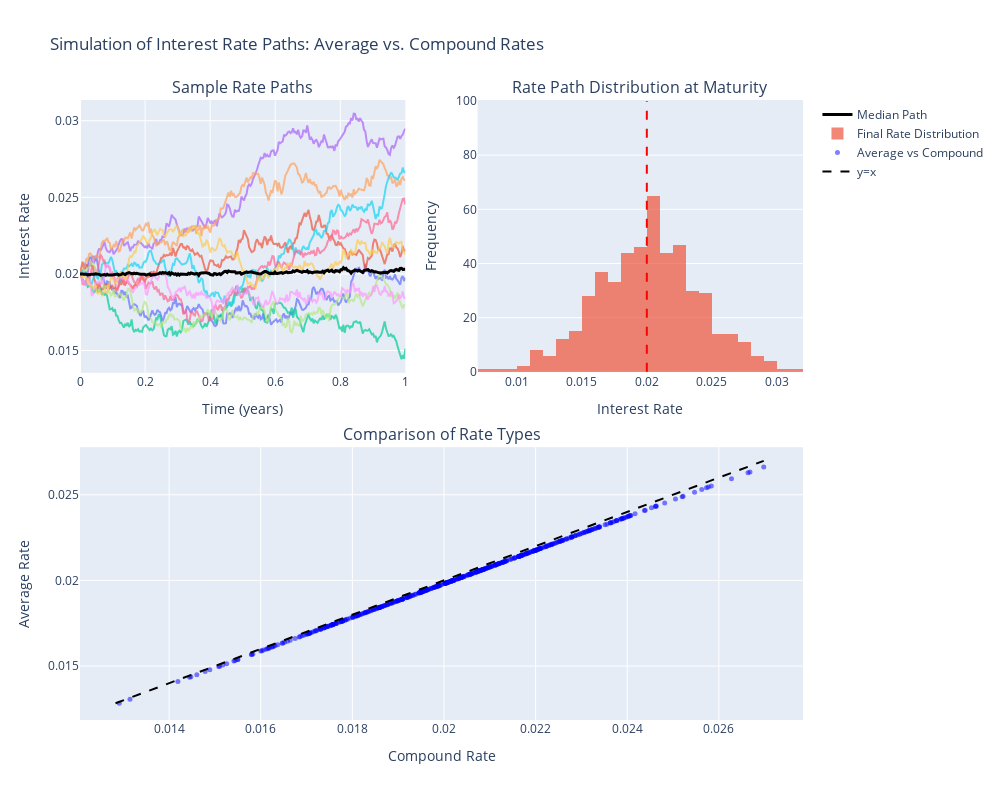

Here is the notebook cell this chart was saved with:
### Markdown cell above
### 1.7 Demonstration of Average Rate vs Compound Rate Path Behavior

To better understand the difference between average rates and compound rates, let's simulate some rate paths and visualize how they evolve over time. This will help demonstrate why there's a basis between the two rate types and why convexity effects appear in the pricing of average rate products.

### Code cell
# Simulation of rate paths to demonstrate average vs compound rate behavior
import numpy as np
import pandas as pd
import matplotlib.pyplot as plt
import plotly.graph_objects as go
from plotly.subplots import make_subplots

# Simulation parameters
num_paths = 500  # Number of paths to simulate
num_steps = 252   # Number of steps per year (daily observations)
sigma = 0.004    # Annual volatility
T = 1.0          # Time horizon in years
dt = T / num_steps  # Time step
rate_0 = 0.02    # Initial short rate
tau = 1/252      # Day count fraction

# Initialize arrays
rates = np.zeros((num_paths, num_steps + 1))
rates[:, 0] = rate_0  # Set initial rate

# Generate random paths using Bachelier model (Brownian motion)
np.random.seed(42)  # For reproducibility
for i in range(num_paths):
    for j in range(1, num_steps + 1):
        # Simple Bachelier model: dr_t = sigma * dW_t
        rates[i, j] = rates[i, j-1] + sigma * np.sqrt(dt) * np.random.normal()

# Time points
time_points = np.linspace(0, T, num_steps + 1)

# Calculate compound and average rates for each path over the period
compound_rates = np.zeros(num_paths)
average_rates = np.zeros(num_paths)

for i in range(num_paths):
    # Arithmetic average rate
    average_rates[i] = np.mean(rates[i, 1:])  # Average of daily rates (excluding initial rate)
    
    # Compound rate calculation
    # Converting to (1 + r_i * tau) compounding
    compound_factor = np.prod(1 + rates[i, 1:] * tau)
    compound_rates[i] = (compound_factor - 1) / T  # Annualized

# Create plots comparing the rate distributions
fig = make_subplots(
    rows=2, cols=2,
    subplot_titles=(
        "Sample Rate Paths", 
        "Rate Path Distribution at Maturity",
        "Comparison of Rate Types", 
        "Distribution of Average vs Compound Rates"
    ),
    specs=[
        [{}, {}],
        [{"colspan": 2}, None]
    ],
    vertical_spacing=0.12
)

# Plot 1: Sample paths (first 10 paths)
for i in range(10):  # Only plot first 10 paths for clarity
    fig.add_trace(
        go.Scatter(
            x=time_points, 
            y=rates[i, :], 
            mode='lines',
            opacity=0.7,
            showlegend=False
        ),
        row=1, col=1
    )

# Add median path
median_path = np.median(rates, axis=0)
fig.add_trace(
    go.Scatter(
        x=time_points,
        y=median_path,
        mode='lines',
        line=dict(color='black', width=3),
        name='Median Path'
    ),
    row=1, col=1
)

# Plot 2: Distribution of rates at maturity
fig.add_trace(
    go.Histogram(
        x=rates[:, -1],
        nbinsx=30,
        opacity=0.7,
        name="Final Rate Distribution"
    ),
    row=1, col=2
)

# Add vertical line for initial rate
fig.add_shape(
    type="line", 
    x0=rate_0, x1=rate_0, 
    y0=0, y1=100,
    line=dict(color="red", dash="dash"),
    row=1, col=2
)

# Plot 3: Scatter plot comparing average vs compound rates
fig.add_trace(
    go.Scatter(
        x=compound_rates,
        y=average_rates,
        mode='markers',
        marker=dict(
            size=5,
            color='blue',
            opacity=0.5
        ),
        name='Average vs Compound'
    ),
    row=2, col=1
)

# Add diagonal line (y=x)
diag_values = np.linspace(
    min(np.min(compound_rates), np.min(average_rates)), 
    max(np.max(compound_rates), np.max(average_rates)), 
    100
)
fig.add_trace(
    go.Scatter(
        x=diag_values,
        y=diag_values,
        mode='lines',
        line=dict(color='black', dash='dash'),
        name='y=x'
    ),
    row=2, col=1
)

# Update layout
fig.update_layout(
    height=800,
    width=1000,
    title_text="Simulation of Interest Rate Paths: Average vs. Compound Rates",
    showlegend=True
)

fig.update_xaxes(title_text="Time (years)", row=1, col=1)
fig.update_yaxes(title_text="Interest Rate", row=1, col=1)
fig.update_xaxes(title_text="Interest Rate", row=1, col=2)
fig.update_yaxes(title_text="Frequency", row=1, col=2)
fig.update_xaxes(title_text="Compound Rate", row=2, col=1)
fig.update_yaxes(title_text="Average Rate", row=2, col=1)

fig.show()

# Calculate and display statistics
print(f"Mean of compound rates: {np.mean(compound_rates):.6f}")
print(f"Mean of average rates: {np.mean(average_rates):.6f}")
print(f"Difference (Compound - Average): {np.mean(compound_rates - average_rates):.6f}")
print(f"Median of compound rates: {np.median(compound_rates):.6f}")
print(f"Median of average rates: {np.median(average_rates):.6f}")
print(f"Standard deviation of compound rates: {np.std(compound_rates):.6f}")
print(f"Standard deviation of average rates: {np.std(average_rates):.6f}")
print(f"Ratio of standard deviations (Average/Compound): {np.std(average_rates)/np.std(compound_rates):.6f}")

### Figure 1 — Plotly figure (JSON) as saved in the notebook; plotly's stock layout.template omitted (floating-point values rounded to 4 significant figures; data arrays with more than 128 entries replaced by an {"elided": "..."} marker saying what was removed)
{"data": [{"mode": "lines", "opacity": 0.7, "showlegend": false, "type": "scatter", "x": {"elided": "253 float values"}, "xaxis": "x", "y": {"elided": "253 float values"}, "yaxis": "y"}, {"mode": "lines", "opacity": 0.7, "showlegend": false, "type": "scatter", "x": {"elided": "253 float values"}, "xaxis": "x", "y": {"elided": "253 float values"}, "yaxis": "y"}, {"mode": "lines", "opacity": 0.7, "showlegend": false, "type": "scatter", "x": {"elided": "253 float values"}, "xaxis": "x", "y": {"elided": "253 float values"}, "yaxis": "y"}, {"mode": "lines", "opacity": 0.7, "showlegend": false, "type": "scatter", "x": {"elided": "253 float values"}, "xaxis": "x", "y": {"elided": "253 float values"}, "yaxis": "y"}, {"mode": "lines", "opacity": 0.7, "showlegend": false, "type": "scatter", "x": {"elided": "253 float values"}, "xaxis": "x", "y": {"elided": "253 float values"}, "yaxis": "y"}, {"mode": "lines", "opacity": 0.7, "showlegend": false, "type": "scatter", "x": {"elided": "253 float values"}, "xaxis": "x", "y": {"elided": "253 float values"}, "yaxis": "y"}, {"mode": "lines", "opacity": 0.7, "showlegend": false, "type": "scatter", "x": {"elided": "253 float values"}, "xaxis": "x", "y": {"elided": "253 float values"}, "yaxis": "y"}, {"mode": "lines", "opacity": 0.7, "showlegend": false, "type": "scatter", "x": {"elided": "253 float values"}, "xaxis": "x", "y": {"elided": "253 float values"}, "yaxis": "y"}, {"mode": "lines", "opacity": 0.7, "showlegend": false, "type": "scatter", "x": {"elided": "253 float values"}, "xaxis": "x", "y": {"elided": "253 float values"}, "yaxis": "y"}, {"mode": "lines", "opacity": 0.7, "showlegend": false, "type": "scatter", "x": {"elided": "253 float values"}, "xaxis": "x", "y": {"elided": "253 float values"}, "yaxis": "y"}, {"line": {"color": "black", "width": 3}, "mode": "lines", "name": "Median Path", "type": "scatter", "x": {"elided": "253 float values"}, "xaxis": "x", "y": {"elided": "253 float values"}, "yaxis": "y"}, {"name": "Final Rate Distribution", "nbinsx": 30, "opacity": 0.7, "type": "histogram", "x": {"elided": "500 float values"}, "xaxis": "x2", "yaxis": "y2"}, {"marker": {"color": "blue", "opacity": 0.5, "size": 5}, "mode": "markers", "name": "Average vs Compound", "type": "scatter", "x": {"elided": "500 float values"}, "xaxis": "x3", "y": {"elided": "500 float values"}, "yaxis": "y3"}, {"line": {"color": "black", "dash": "dash"}, "mode": "lines", "name": "y=x", "type": "scatter", "x": [0.01283, 0.01297, 0.01312, 0.01326, 0.0134, 0.01354, 0.01369, 0.01383, 0.01397, 0.01412, 0.01426, 0.0144, 0.01455, 0.01469, 0.01483, 0.01497, 0.01512, 0.01526, 0.0154, 0.01555, 0.01569, 0.01583, 0.01597, 0.01612, 0.01626, 0.0164, 0.01655, 0.01669, 0.01683, 0.01697, 0.01712, 0.01726, 0.0174, 0.01755, 0.01769, 0.01783, 0.01798, 0.01812, 0.01826, 0.0184, 0.01855, 0.01869, 0.01883, 0.01898, 0.01912, 0.01926, 0.0194, 0.01955, 0.01969, 0.01983, 0.01998, 0.02012, 0.02026, 0.0204, 0.02055, 0.02069, 0.02083, 0.02098, 0.02112, 0.02126, 0.02141, 0.02155, 0.02169, 0.02183, 0.02198, 0.02212, 0.02226, 0.02241, 0.02255, 0.02269, 0.02283, 0.02298, 0.02312, 0.02326, 0.02341, 0.02355, 0.02369, 0.02383, 0.02398, 0.02412, 0.02426, 0.02441, 0.02455, 0.02469, 0.02484, 0.02498, 0.02512, 0.02526, 0.02541, 0.02555, 0.02569, 0.02584, 0.02598, 0.02612, 0.02626, 0.02641, 0.02655, 0.02669, 0.02684, 0.02698], "xaxis": "x3", "y": [0.01283, 0.01297, 0.01312, 0.01326, 0.0134, 0.01354, 0.01369, 0.01383, 0.01397, 0.01412, 0.01426, 0.0144, 0.01455, 0.01469, 0.01483, 0.01497, 0.01512, 0.01526, 0.0154, 0.01555, 0.01569, 0.01583, 0.01597, 0.01612, 0.01626, 0.0164, 0.01655, 0.01669, 0.01683, 0.01697, 0.01712, 0.01726, 0.0174, 0.01755, 0.01769, 0.01783, 0.01798, 0.01812, 0.01826, 0.0184, 0.01855, 0.01869, 0.01883, 0.01898, 0.01912, 0.01926, 0.0194, 0.01955, 0.01969, 0.01983, 0.01998, 0.02012, 0.02026, 0.0204, 0.02055, 0.02069, 0.02083, 0.02098, 0.02112, 0.02126, 0.02141, 0.02155, 0.02169, 0.02183, 0.02198, 0.02212, 0.02226, 0.02241, 0.02255, 0.02269, 0.02283, 0.02298, 0.02312, 0.02326, 0.02341, 0.02355, 0.02369, 0.02383, 0.02398, 0.02412, 0.02426, 0.02441, 0.02455, 0.02469, 0.02484, 0.02498, 0.02512, 0.02526, 0.02541, 0.02555, 0.02569, 0.02584, 0.02598, 0.02612, 0.02626, 0.02641, 0.02655, 0.02669, 0.02684, 0.02698], "yaxis": "y3"}], "layout": {"annotations": [{"font": {"size": 16}, "showarrow": false, "text": "Sample Rate Paths", "x": 0.225, "xanchor": "center", "xref": "paper", "y": 1, "yanchor": "bottom", "yref": "paper"}, {"font": {"size": 16}, "showarrow": false, "text": "Rate Path Distribution at Maturity", "x": 0.775, "xanchor": "center", "xref": "paper", "y": 1, "yanchor": "bottom", "yref": "paper"}, {"font": {"size": 16}, "showarrow": false, "text": "Comparison of Rate Types", "x": 0.5, "xanchor": "center", "xref": "paper", "y": 0.44, "yanchor": "bottom", "yref": "paper"}], "height": 800, "shapes": [{"line": {"color": "red", "dash": "dash"}, "type": "line", "x0": 0.02, "x1": 0.02, "xref": "x2", "y0": 0, "y1": 100, "yref": "y2"}], "showlegend": true, "title": {"text": "Simulation of Interest Rate Paths: Average vs. Compound Rates"}, "width": 1000, "xaxis": {"anchor": "y", "domain": [0, 0.45], "title": {"text": "Time (years)"}}, "xaxis2": {"anchor": "y2", "domain": [0.55, 1], "title": {"text": "Interest Rate"}}, "xaxis3": {"anchor": "y3", "domain": [0, 1], "title": {"text": "Compound Rate"}}, "yaxis": {"anchor": "x", "domain": [0.56, 1], "title": {"text": "Interest Rate"}}, "yaxis2": {"anchor": "x2", "domain": [0.56, 1], "title": {"text": "Frequency"}}, "yaxis3": {"anchor": "x3", "domain": [0, 0.44], "title": {"text": "Average Rate"}}}}
